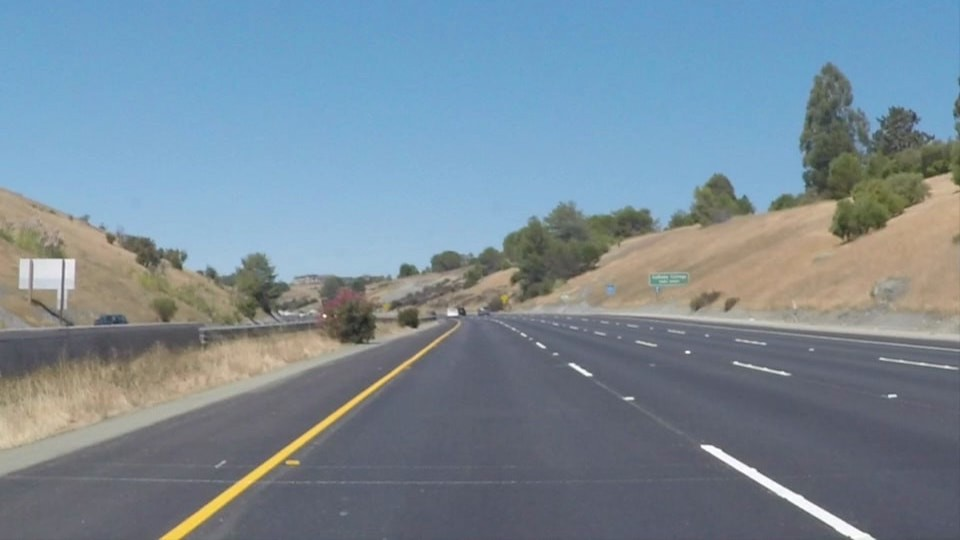
//> input picture road.jpg, 960 x 540 px
$ ./additive   (built with g++ and OpenCV 4)
//> lines starting //> are read from the running program, lines starting //| are printed output that depends on the picture; after the words box and inside, x2 and y2 are one past the last pixel; in counts of white or black regions, pixels touching at a corner belong together
//> further down, image is the input picture: 540 rows x 960 cols, CV_8UC3; mean B, G, R 151.6, 138.6, 120.8
#include <opencv2/opencv.hpp>
#include <iostream>
#include <cmath>
#include <vector>

using namespace cv;
using namespace std;
vector<double> cos_vec(180), sin_vec(180);
vector<double> theta(180);

Mat padd(Mat image, int k)
{
//> called with k = 8
    int m = max(image.rows, image.cols);
//> m = 960
    if (m % k == 0)
        m = m;
    else
        m = ((m / k) + 1) * k;

    Scalar color(0, 0, 0);
    Mat result(m, m, image.type(), color);

    int x_center = (m - image.cols) / 2;
//> x_center = 0
    int y_center = (m - image.rows) / 2;
//> y_center = 210

    image.copyTo(result(Rect(x_center, y_center, image.cols, image.rows)));
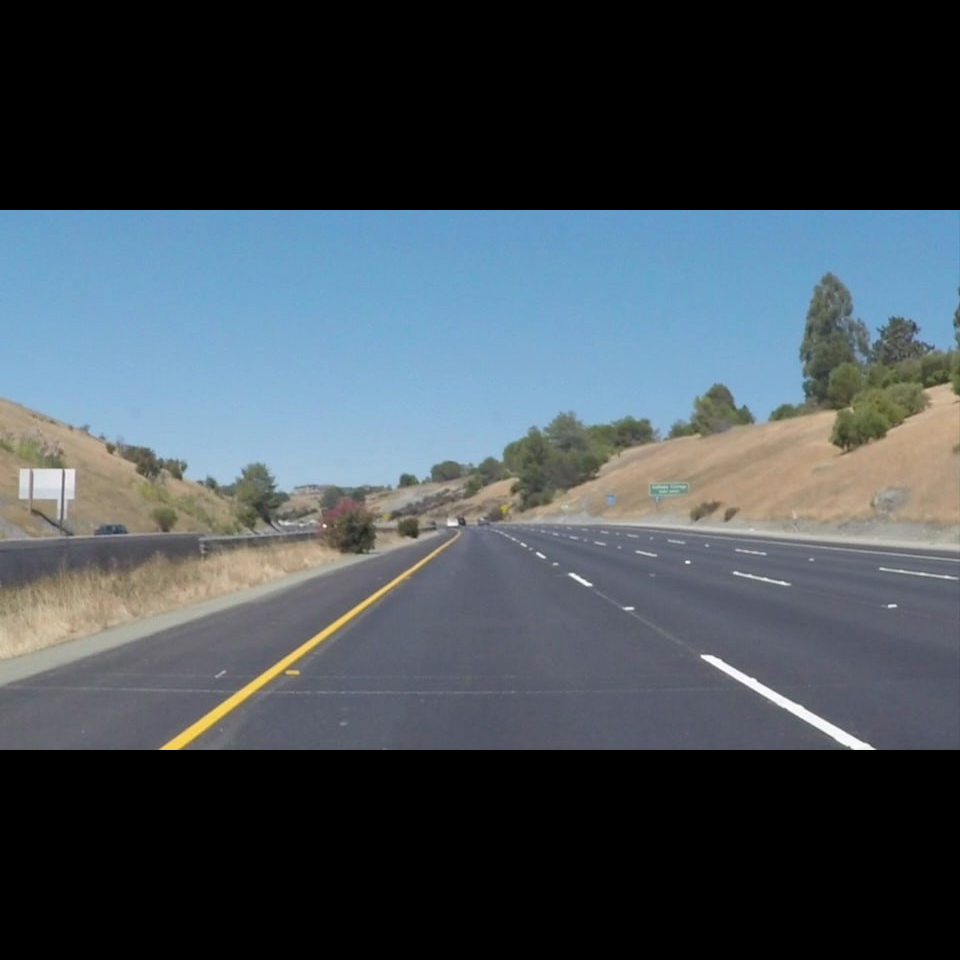
//> result: 960 rows x 960 cols, CV_8UC3; mean B, G, R 85.3, 77.9, 68

    return result;
}

void init() {
    for (int i = 0; i < 180; i++) {
        theta[i] = i * M_PI / 180.0;
        cos_vec[i] = cos(theta[i]);
        sin_vec[i] = sin(theta[i]);
    }
}

// [60 lines left out: functions closest_value, lht, local_origins, add, not called in this run]

int main()
{
    int k = 8; // replace with desired value
    Mat image = imread("road.jpg");
    Mat padded_image = padd(image, k);
    cv::Mat gray;
    cv::cvtColor(padded_image, gray, cv::COLOR_BGR2GRAY);
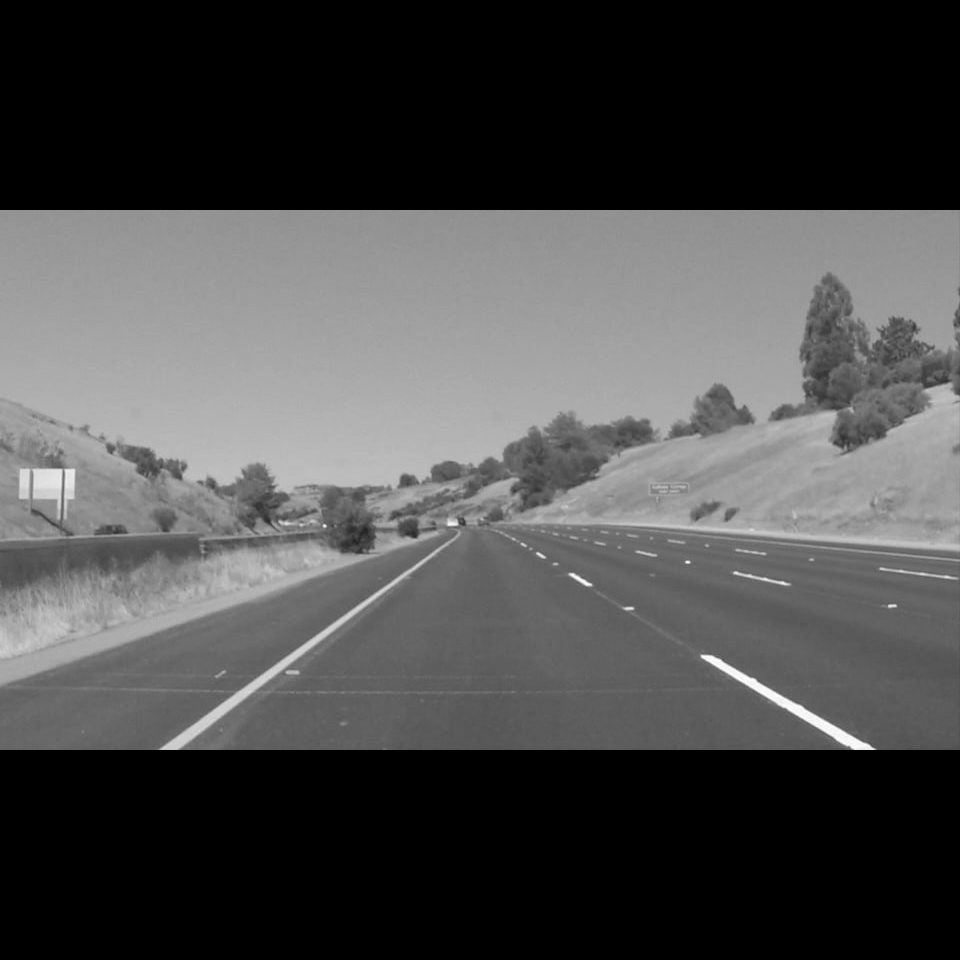
//> gray: 960 rows x 960 cols, CV_8UC1; min 0, max 255, mean 75.8

    // Apply Gaussian blur to reduce noise
    cv::Mat blur;
    cv::GaussianBlur(gray, blur, cv::Size(5, 5), 0, 0);

    // Apply Canny edge detection
    cv::Mat edges;
    cv::Canny(blur, edges, 50, 150);
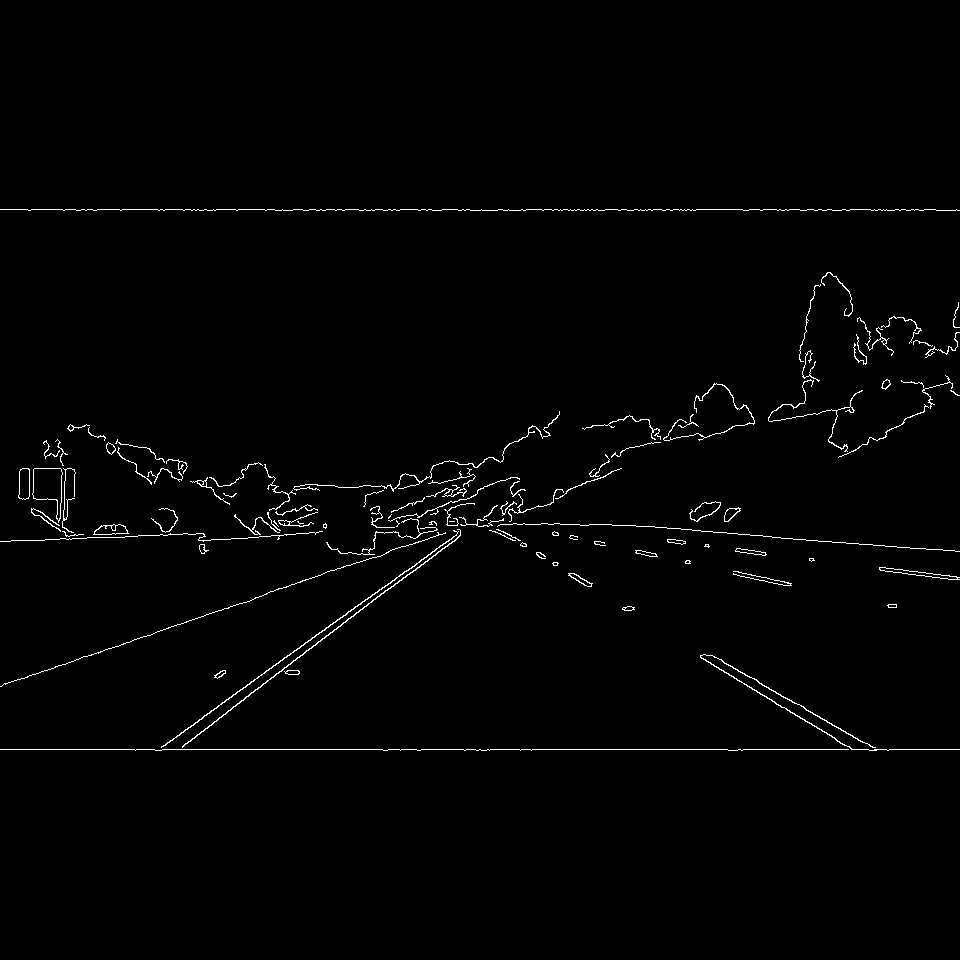
//> edges: 960 rows x 960 cols, CV_8UC1; 1.2% white in thin lines or dots, all inside (x1, y1, x2, y2) = (0, 209, 960, 751)


    int m = padded_image.rows;
//> m = 960
    int o=int(m/k);
//> o = 120
    init();
//> (the run ends here: the program stops with an error, at `vector<vector<double>> accumulator = add(edges,o);`)
